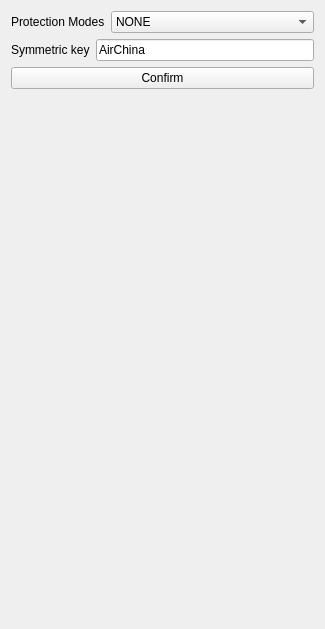
            <widget class="QWidget" name="SafetySettings">
             <property name="geometry">
              <rect>
               <x>0</x>
               <y>0</y>
               <width>325</width>
               <height>629</height>
              </rect>
             </property>
             <attribute name="label">
              <string>Safety Settings</string>
             </attribute>
             <layout class="QVBoxLayout" name="verticalLayout_8">
              <item>
               <layout class="QVBoxLayout" name="verticalLayout_7" stretch="1,1,0,2">
                <item>
                 <layout class="QHBoxLayout" name="horizontalLayout_32" stretch="0,2">
                  <item>
                   <widget class="QLabel" name="label_28">
                    <property name="text">
                     <string>Protection Modes</string>
                    </property>
                   </widget>
                  </item>
                  <item>
                   <widget class="QComboBox" name="security_mode_combo">
                    <item>
                     <property name="text">
                      <string>NONE</string>
                     </property>
                    </item>
                    <item>
                     <property name="text">
                      <string>CUSTOM</string>
                     </property>
                    </item>
                    <item>
                     <property name="text">
                      <string>AUTH</string>
                     </property>
                    </item>
                    <item>
                     <property name="text">
                      <string>BOTH</string>
                     </property>
                    </item>
                    <item>
                     <property name="text">
                      <string>SIGN</string>
                     </property>
                    </item>
                   </widget>
                  </item>
                 </layout>
                </item>
                <item>
                 <layout class="QHBoxLayout" name="horizontalLayout_36">
                  <property name="leftMargin">
                   <number>0</number>
                  </property>
                  <property name="topMargin">
                   <number>0</number>
                  </property>
                  <item>
                   <widget class="QLabel" name="label_34">
                    <property name="text">
                     <string>Symmetric key</string>
                    </property>
                   </widget>
                  </item>
                  <item>
                   <widget class="QLineEdit" name="symmetrickey_edit">
                    <property name="text">
                     <string>AirChina</string>
                    </property>
                   </widget>
                  </item>
                 </layout>
                </item>
                <item>
                 <widget class="QPushButton" name="confirm_symkey_btn">
                  <property name="text">
                   <string>Confirm</string>
                  </property>
                 </widget>
                </item>
                <item>
                 <spacer name="verticalSpacer_4">
                  <property name="orientation">
                   <enum>Qt::Vertical</enum>
                  </property>
                  <property name="sizeHint" stdset="0">
                   <size>
                    <width>20</width>
                    <height>40</height>
                   </size>
                  </property>
                 </spacer>
                </item>
               </layout>
              </item>
             </layout>
            </widget>
